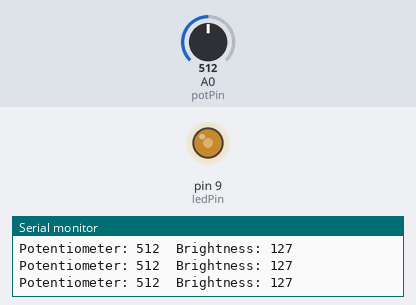
The sketch below on a simulated Arduino Uno, built with avr-gcc and run on an emulated ATmega328P. Shown: output pins drawn as LEDs (lit = HIGH), the last lines printed to the serial monitor. Inputs (shaded band) come from the test bench; at power-on: A0 (potPin) = 512.

Above: at 1.2 s.
1.3 s: A0 (potPin) set to 716
At 2.5 s:
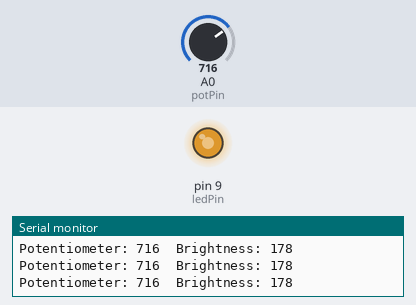
2.8 s: A0 (potPin) set to 900
At 4.0 s:
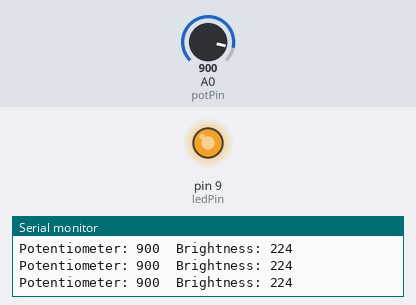
4.3 s: A0 (potPin) set to 122
At 5.5 s:
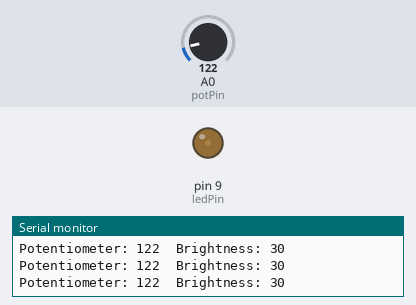
5.8 s: A0 (potPin) set to 0
At 7.3 s:
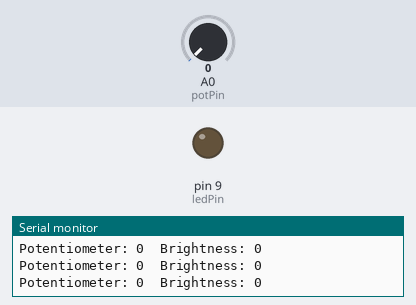
Timing chart, 0 to 8.3 s (numbered marks = the images above; inputs shaded):
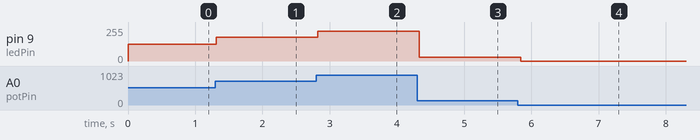

Measured:
- after the input at 1.3 s, pin 9 (ledPin): 127/255 → 178/255 at once
- after the input at 2.8 s, pin 9 (ledPin): 178/255 → 224/255 at once
- after the input at 4.3 s, pin 9 (ledPin): 224/255 → 30/255 at once
- after the input at 5.8 s, pin 9 (ledPin): 30/255 → 0/255 at once

The sketch:

dimmable-led-with-potentiometer.ino
```cpp
int potPin = A0;   // Potentiometer
int ledPin = 9;    // LED pin

void setup() {
  Serial.begin(9600);
}

void loop() {
  int sensorValue = analogRead(potPin);   // Read 0-1023

  int brightness = map(sensorValue, 0, 1023, 0, 255);

  analogWrite(ledPin, brightness);        // Set LED brightness

  Serial.print("Potentiometer: ");
  Serial.print(sensorValue);
  Serial.print("  Brightness: ");
  Serial.println(brightness);

  delay(100);
}
```
